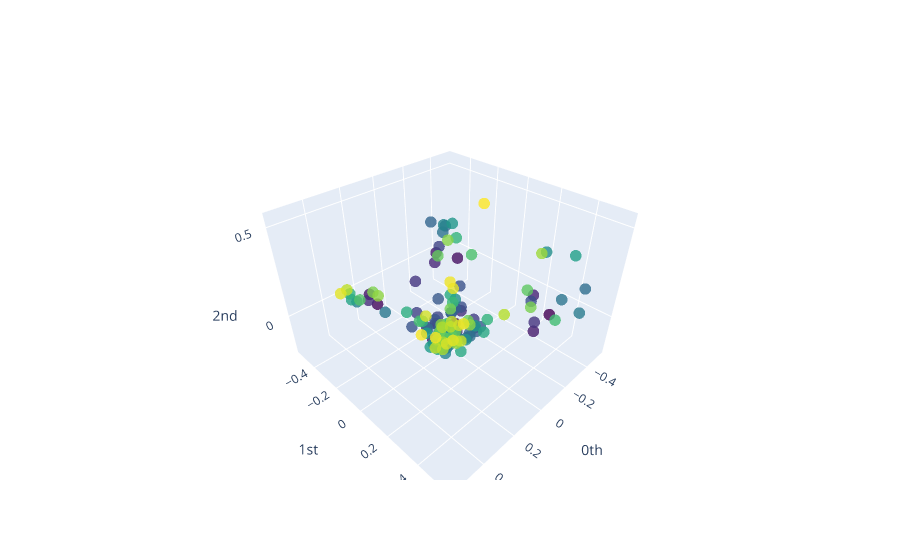

Notebook source saved alongside this figure:
### Code cell
embedding_dimension = 5
embedding_time_delay = 8
stride = 2

embedder = SingleTakensEmbedding(
    parameters_type="search", n_jobs=6, time_delay=embedding_time_delay, dimension=embedding_dimension, stride=stride
)

y_slug_embedded = embedder.fit_transform(slug_signal_down)

pca = PCA(n_components=3)
y_slug_embedded_pca = pca.fit_transform(y_slug_embedded)

plot_point_cloud(y_slug_embedded_pca)

### Figure 1 — Plotly figure (JSON) as saved in the notebook; plotly's stock layout.template omitted (floating-point values rounded to 4 significant figures; data arrays with more than 128 entries replaced by an {"elided": "..."} marker saying what was removed)
{"data": [{"marker": {"color": {"elided": "143 int values"}, "colorscale": [[0, "#440154"], [0.1111, "#482878"], [0.2222, "#3e4989"], [0.3333, "#31688e"], [0.4444, "#26828e"], [0.5556, "#1f9e89"], [0.6667, "#35b779"], [0.7778, "#6ece58"], [0.8889, "#b5de2b"], [1, "#fde725"]], "opacity": 0.8, "size": 4}, "mode": "markers", "type": "scatter3d", "x": {"elided": "143 float values"}, "y": {"elided": "143 float values"}, "z": {"elided": "143 float values"}}], "layout": {"scene": {"xaxis": {"exponentformat": "e", "showexponent": "all", "title": {"text": "0th"}, "type": "linear"}, "yaxis": {"exponentformat": "e", "showexponent": "all", "title": {"text": "1st"}, "type": "linear"}, "zaxis": {"exponentformat": "e", "showexponent": "all", "title": {"text": "2nd"}, "type": "linear"}}}}
